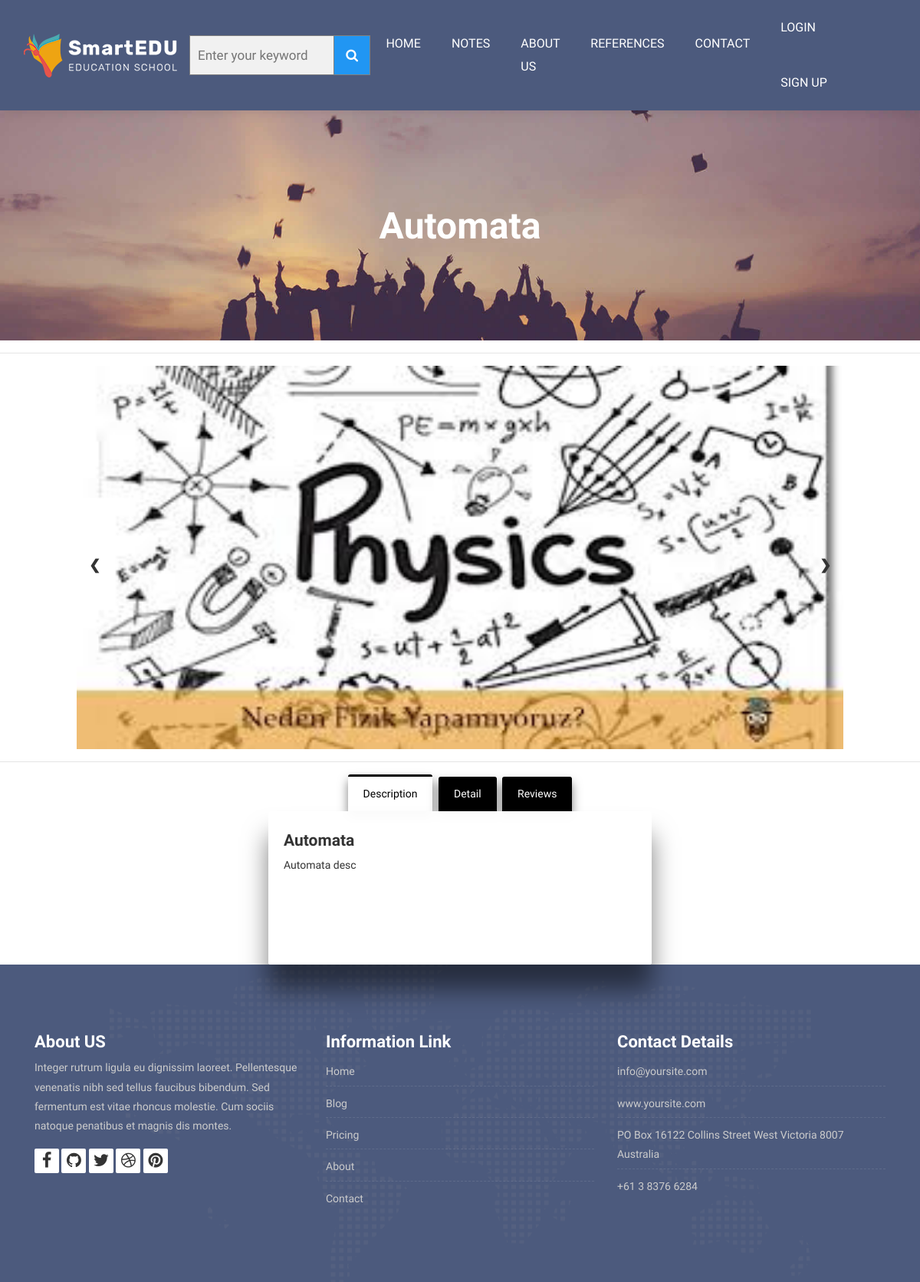
Before: /note/7/Automata/ with the older database file.
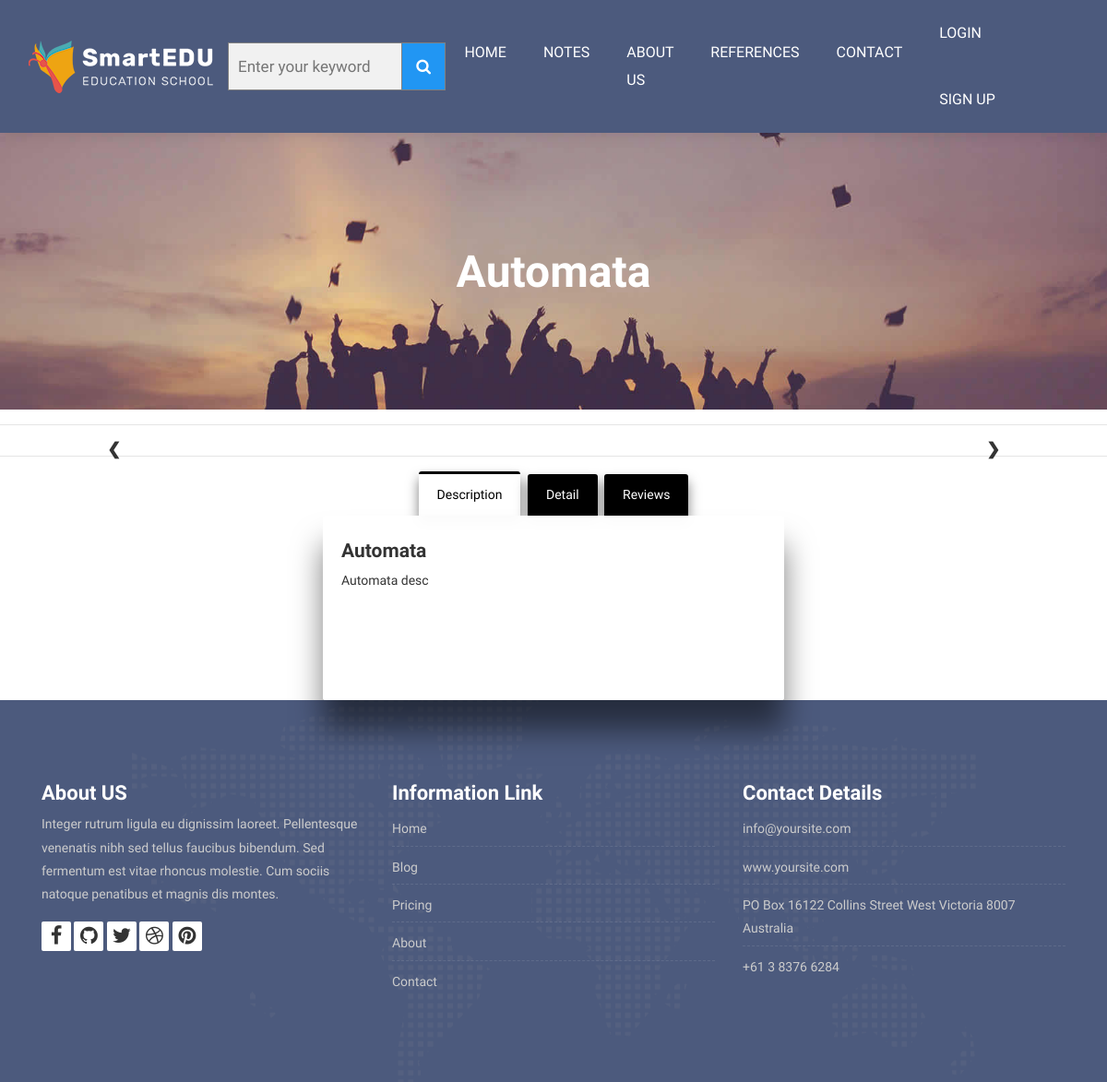
After: the same page with the newer database file.
### Note/models.py (models this page shows, shortened)
class Images(models.Model):
    note=models.ForeignKey(Note,on_delete=models.CASCADE) #cascade alt elemanları dahil
    title = models.CharField(max_length=50,blank=True)
    image = models.ImageField(blank=True, upload_to='images/')

### home/views.py (the view)
# urls.py: path('note/<int:id>/<slug:slug>/',views.note_detail, name='note_detail'),
def note_detail(request,id,slug):
    category = Category.objects.all()
    note = Note.objects.get(pk=id)
    images=Images.objects.filter(note_id=id)
    comments=Comment.objects.filter(note_id=id,status='True')
    context = {'category': category,
               'images':images,
                'note': note,
               'comments':comments,
               }
    return render(request,'note_detail.html',context)

### home/templates/note_detail.html (shortened to what this page needs)
{% extends "homebase.html" %}
{% block content %}
    <div class="all-title-box">
        <div class="container text-center">
            <h1>{{ note.title }}</h1>
        </div>
    </div>
    <hr>
    <div class="row">
        <div class="col-lg-12 col-md-12 col-xl-12">
            <div class="slideshow-container">
                {% for rs in images %}
                    <div class="mySlides">
                        <div class="numbertext"></div>
                        <div class="image-blog">
                            <img src="{{ rs.image.url }}" alt="" style="height: 500px" class="center">
                        </div>
                    </div>
                {% endfor %}
                <a class="prev" onclick="plusSlides(-1)">&#10094;</a>
                <a class="next" onclick="plusSlides(1)">&#10095;</a>
            </div>
        </div>
        <div class="col-lg-12 col-md-12 col-xl-12">
            <div>
                <hr>
                <div class="warpper">
                    <div class="tabs">
                        <label class="tab" id="one-tab" for="one">Description</label>
                        <label class="tab" id="two-tab" for="two">Detail</label>
                        <label class="tab" id="three-tab" for="three">Reviews</label>
                    </div>
                    <div class="panels">
                        <div class="panel" id="one-panel">
                            <div class="panel-title">{{ note.title }}</div>
                            <p>{{ note.description }}</p>
                        </div>
                    </div>
                </div>
            </div>
        </div>
    </div>
{% endblock %}

Changed rows visible on the page:
removed Images: image (picture)
